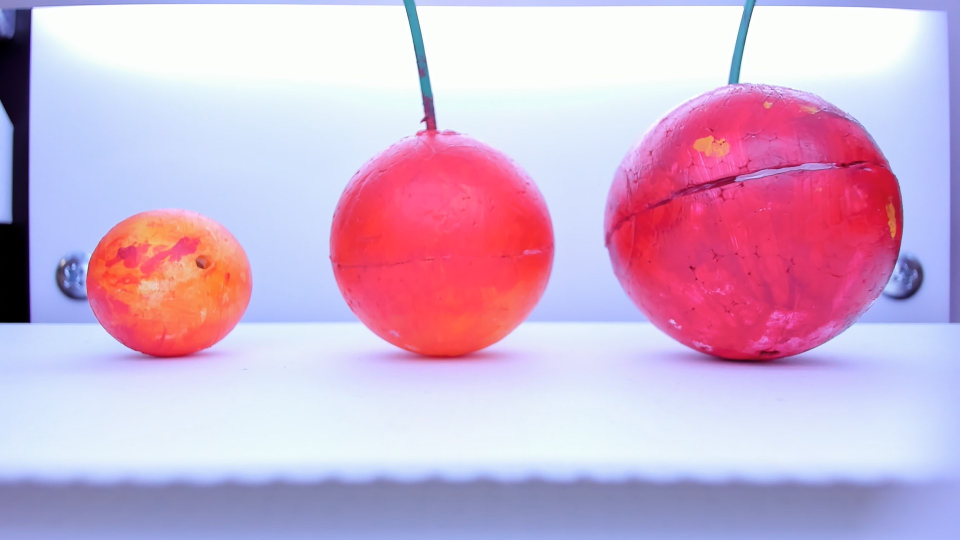
#> input picture hane_shu_toku.jpg, 1920 x 1080 px (shown at 1/2 size)
$ python size_indification_test.py
#> lines starting #> are read from the running program, lines starting #| are printed output that depends on the picture; after the words box and inside, x2 and y2 are one past the last pixel; in counts of white or black regions, pixels touching at a corner belong together
### picture.py
import os
os.environ["OPENCV_VIDEOIO_MSMF_ENABLE_HW_TRANSFORMS"] = "0"
import cv2
import numpy as np
import copy
import math

class picture():

    # ---------------------------------------------------------------

    use_masked_img = False

    # box+文字の色
    result_color_toku = (0, 0, 255)
    result_color_shu = (0, 165, 255)
    result_color_hane = (0, 255, 255)
    char_color = (0,0,0)
    size_guide_color = (255,0,0)

    # 文字サイズ
    fontscale = 1

    # 画素ずれ余裕(さくらんぼ領域-hsv抽出領域)
    area_offset = 50

    # 画素ずれ余裕(さくらんぼ位置引き継ぎ時x座標)
    continuity_x_offset = 30

    # hsv抽出範
    # サンプル果実用
    cherry_hsv_min = [145, 0, 0]
    cherry_hsv_max = [30, 255, 255]
    tokushu_hsv_min = [152, 120, 0]
    tokushu_hsv_max = [170, 255, 200]
    shu_hsv_min = [160, 168, 170]
    shu_hsv_max = [178, 255, 255]
    hane_hsv_min = [177, 0, 0]
    hane_hsv_max = [17, 255, 255]
    flower_pattern_hsv_min = [90, 50, 150]
    flower_pattern_hsv_max = [100, 255, 210]

    # [5 lines of commented-out code are left out]

    flower_area_min = 50

    # ---------------------------------------------------------------

    # リスト参照用
    H = 0
    S = 1
    V = 2

    cherry_infos = []
    old_cherry_infos = []

    original = None

    # hsv値域
    hsv_min = 0
    h_max = 179
    sv_max = 255

    def __init__(self, num, width, height, area_min=50000):
        self.num = num
        self.width = width
        self.height = height
        self.area_min = area_min
        pass

    # カメラ初期化, 設定
    # [6 lines left out: function cam_set, not called in this run]

    # カメラファイナライズ
    def cam_release(self):
        self.capture.release()

    # 画像取得+さくらんぼ領域取得
    # [6 lines left out: function get_img, not called in this run]

    # さくらんぼ領域取得
    def get_cherry_area(self, area_min):

        self.cherry_mask, self.masked_cherry, self.stats_cherry = self.detection(self.cherry_hsv_min, self.cherry_hsv_max, area_min = area_min)
        self.pic = {"original":self.original,
                    "cherry mask":self.cherry_mask,
                    "toku mask":None,
                    "shu mask":None,
                    "hane mask":None,
                    "flower pattern mask":None,
                    "masked cherry":self.masked_cherry,
                    "masked toku":None,
                    "masked shu":None,
                    "masked hane":None,
                    "masked flower pattern":None}

        self.old_cherry_infos = self.cherry_infos
        self.cherry_infos = []

        # さくらんぼ情報取得 (果実位置情報)
        self.cherry_label_infos = self.label_info(self.stats_cherry)
        for cherry_label_info in self.cherry_label_infos:

            # データ格納
            cherry_info = { "left":cherry_label_info["left"],
                            "right":cherry_label_info["right"],
                            "top":cherry_label_info["top"],
                            "bottom":cherry_label_info["bottom"],
                            "center_x":int(cherry_label_info["center_x"]),
                            "center_y":int(cherry_label_info["center_y"]),
                            "width":cherry_label_info["right"]-cherry_label_info["left"],
                            "height":cherry_label_info["bottom"]-cherry_label_info["top"],
                            "toku_area":0,
                            "shu_area":0,
                            "hane_area":0,
                            "grade":"",
                            "Floral_base_x":None,
                            "Floral_base_y":None,
                            "diameter_edge1_x":None,
                            "diameter_edge1_y":None,
                            "diameter_edge2_x":None,
                            "diameter_edge2_y":None,
                            "diameter_pixel":None,
                            "size":"",
                            "centered":False}

            # 位置情報の引き継ぎ
            for old_cherry_info in self.old_cherry_infos:
                if old_cherry_info["left"]-self.continuity_x_offset<cherry_info["center_x"] and cherry_info["center_x"]<old_cherry_info["right"]+self.continuity_x_offset:
                    cherry_info["centered"] = old_cherry_info["centered"]
                    cherry_info["grade"] = old_cherry_info["grade"]
                    cherry_info["size"] = old_cherry_info["size"]

            self.cherry_infos.append(cherry_info)

    # 花柄領域取得
    def get_flower_pattern_area(self, area_min):
        self.flower_pattern_mask, self.masked_flower_pattern, self.stats_flower_pattern = self.detection(self.flower_pattern_hsv_min, self.flower_pattern_hsv_max, area_min = area_min)
        self.pic["flower pattern mask"] = self.flower_pattern_mask
        self.pic["masked flower pattern"] = self.masked_flower_pattern

    # 赤道径取得
    # [171 lines left out: functions get_diameter, get_grade_color_area, draw_result, not called in this run]

    # 色領域取得
    def detection(self, range_min, range_max, area_min=None):
        mask, masked_img = self.mask(self.original, range_min, range_max)
        retval, labels, stats, centroids = cv2.connectedComponentsWithStats(mask)
        del_list = [0]
        if area_min != None:
            for i, row in enumerate(stats):
                if row[cv2.CC_STAT_AREA] < area_min:
                    del_list.append(i)
                    mask[labels==i] = 0
        stats = np.delete(stats, del_list, 0)
        if self.use_masked_img == True:
            masked_img[mask==0] = [0,0,0]
        else:
            masked_img = None
        return mask, masked_img, stats

    # hsv指定範囲でマスク処理
    def mask(self, img, range_min, range_max):
        hsv = cv2.cvtColor(img, cv2.COLOR_BGR2HSV)
        hsv_range_min_1, hsv_range_max_1, hsv_range_min_2, hsv_range_max_2 = self.consider_distant_range(range_min, range_max)
        mask1 = cv2.inRange(hsv, hsv_range_min_1, hsv_range_max_1)
        mask2 = cv2.inRange(hsv, hsv_range_min_2, hsv_range_max_2)
        mask = mask1 + mask2
        if self.use_masked_img == True:
            masked_img = cv2.bitwise_and(img, img, mask=mask)
        else:
            masked_img = None
        return mask, masked_img

    # hsv抽出範囲取得 (バンドカット対応)
    def consider_distant_range(self, range_min, range_max):

        h_min_1, h_max_1, h_min_2, h_max_2 = self.single_range(self.hsv_min, self.h_max, range_min[self.H], range_max[self.H])
        s_min_1, s_max_1, s_min_2, s_max_2 = self.single_range(self.hsv_min, self.sv_max, range_min[self.S], range_max[self.S])
        v_min_1, v_max_1, v_min_2, v_max_2 = self.single_range(self.hsv_min, self.sv_max, range_min[self.V], range_max[self.V])
        hsv_range_1_min = np.array([h_min_1, s_min_1, v_min_1])
        hsv_range_1_max = np.array([h_max_1, s_max_1, v_max_1])
        hsv_range_2_min = np.array([h_min_2, s_min_2, v_min_2])
        hsv_range_2_max = np.array([h_max_2, s_max_2, v_max_2])
        return hsv_range_1_min, hsv_range_1_max, hsv_range_2_min, hsv_range_2_max

    # h,s,v 単体抽出範囲取得 (バンドカット対応)
    def single_range(self, range_min, range_max, min, max):

        if min <= max:
            min_1 = min
            max_1 = max
            min_2 = min
            max_2 = max

        elif max < min:
            min_1 = range_min
            max_1 = max
            min_2 = min
            max_2 = range_max

        return min_1, max_1, min_2, max_2

    # ラベリング結果をリストで返す
    def label_info(self, stats):
        info = []
        for i, row in enumerate(stats):
            left = row[cv2.CC_STAT_LEFT]
            width = row[cv2.CC_STAT_WIDTH]
            top = row[cv2.CC_STAT_TOP]
            height = row[cv2.CC_STAT_HEIGHT]
            area = row[cv2.CC_STAT_AREA]
            right = left + width
            bottom = top+height
            center_x = left + width/2
            center_y = top + height/2
            info.append({"left":left, "right":right, "top":top, "bottom":bottom, "center_x":center_x, "center_y":center_y, "area":area})
        return info

# [38 lines that do not run on import are left out]

### size_indification_test.py
import cv2
import picture
import copy
import numpy as np
import math

draw_color = (255,0,0)

pic = picture.picture(0, 0, 0)
pic.use_masked_img = True
pic.original = cv2.imread("hane_shu_toku.jpg")
#> pic.original is the input picture: shape (1080, 1920, 3); mean B, G, R 208, 177.4, 207.9
pic.frame = pic.original
pic.get_cherry_area(pic.area_min)
#> in mask, `hsv = cv2.cvtColor(img, cv2.COLOR_BGR2HSV)`: hsv: shape (1080, 1920, 3); mean H, S, V 112.9, 75.2, 236.5
#> in mask, `mask1 = cv2.inRange(hsv, hsv_range_min_1, hsv_range_max_1)`:
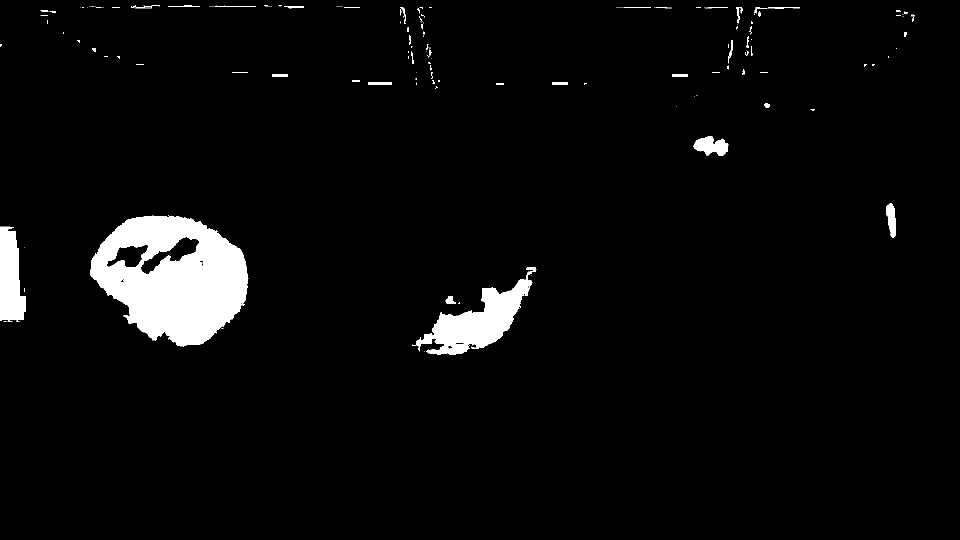
#> mask1: shape (1080, 1920) (shown at 1/2 size); 4% white; 180 white regions (120 under 20 px), largest, box (x1, y1, x2, y2) and area: (180, 431, 497, 693) 53928, (832, 534, 1072, 710) 15028, (0, 453, 52, 642) 7414
#> in mask, `mask2 = cv2.inRange(hsv, hsv_range_min_2, hsv_range_max_2)`: mask2: shape (1080, 1920); 20.2% white; 120 white regions (103 under 20 px), largest, box (x1, y1, x2, y2) and area: (1210, 173, 1806, 733) 247236, (659, 196, 1109, 729) 146337, (172, 419, 505, 723) 19972
#> in mask, `mask = mask1 + mask2`: mask: shape (1080, 1920); 24.2% white; 187 white regions (123 under 20 px), largest, box (x1, y1, x2, y2) and area: (1210, 173, 1806, 733) 250055, (659, 196, 1109, 729) 161699, (172, 419, 505, 723) 78996
#> in detection, `retval, labels, stats, centroids = cv2.connectedComponentsWithStats(ma..`:
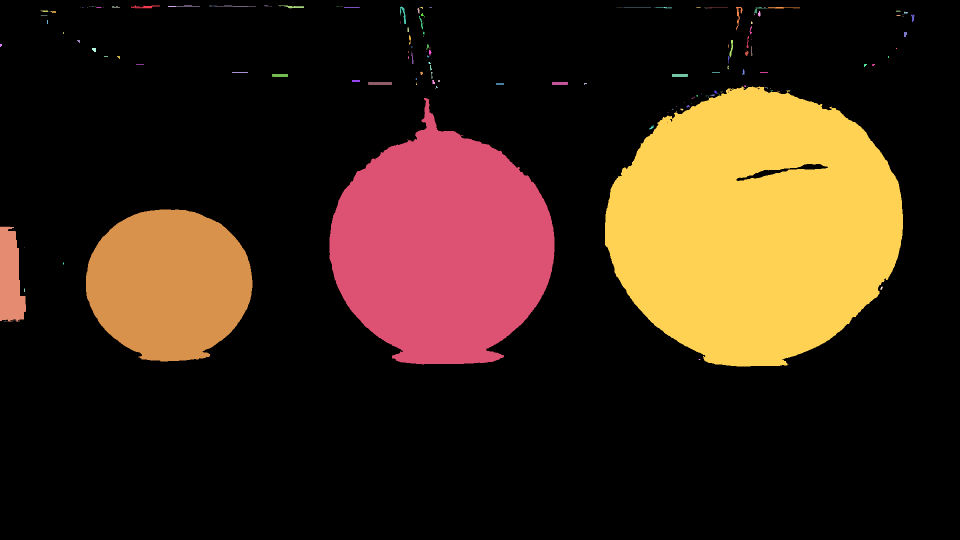
#> labels: shape (1080, 1920) int32 (shown at 1/2 size); 188 distinct labels, from 0 to 187; one colour per label, 0 black
#> in detection, `retval, labels, stats, centroids = cv2.connectedComponentsWithStats(ma..`: retval = 188; stats = 188 rows, first 6: [0, 0, 1920, 1080, 1571028], [262, 11, 58, 6, 180], [336, 11, 64, 3, 96], [418, 11, 1, 2, 2], [420, 11, 1, 2, 2], [422, 11, 1, 2, 2]; centroids = 188 pairs, first value 1.3 to 1825.3, second value 11 to 718.5
#> the loop in detection, `for i, row in enumerate(stats):` made 188 passes
#> after the loop in detection, `for i, row in enumerate(stats):`:
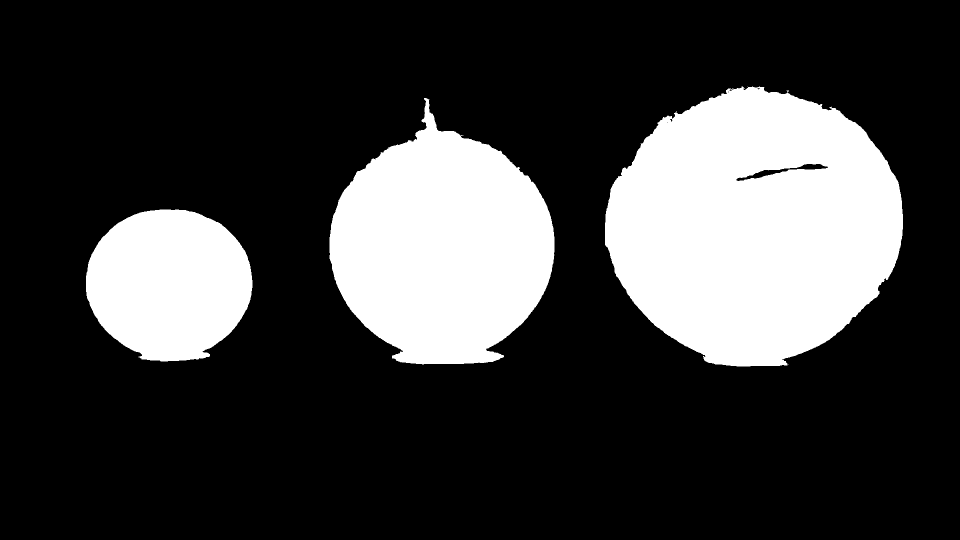
#> mask: shape (1080, 1920) (shown at 1/2 size); 23.7% white; 3 white regions, box (x1, y1, x2, y2) and area: (1210, 173, 1806, 733) 250055, (659, 196, 1109, 729) 161699, (172, 419, 505, 723) 78996
#> after the loop in detection, `for i, row in enumerate(stats):`: del_list = 185 values from 0 to 187
#> in detection, `stats = np.delete(stats, del_list, 0)`: stats = [[1210, 173, 596, 560, 250055], [659, 196, 450, 533, 161699], [172, 419, 333, 304, 78996]]
#> in detection, `masked_img[mask==0] = [0,0,0]`:
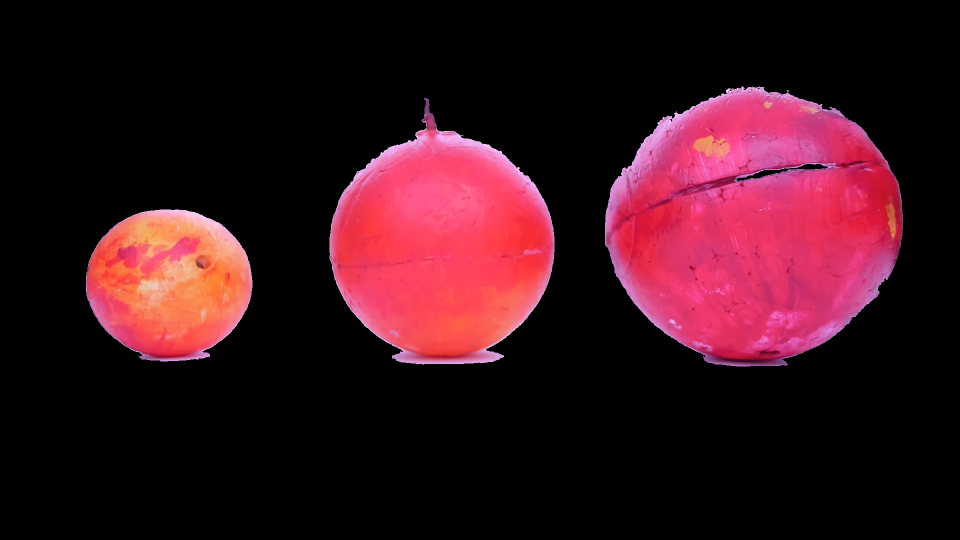
#> masked_img: shape (1080, 1920, 3) (shown at 1/2 size); mean B, G, R 26.8, 18.3, 54.9
#> in get_cherry_area, `self.cherry_mask, self.masked_cherry, self.stats_cherry = self.detecti..`: self.stats_cherry has the same summary as stats in detection
#> the loop in label_info, `for i, row in enumerate(stats):` made 3 passes
#> (row, left, width, top, height, area, right, bottom) on passes 1 to 3: ([1210, 173, 596, 560, 250055], 1210, 596, 173, 560, 250055, 1806, 733), ([659, 196, 450, 533, 161699], 659, 450, 196, 533, 161699, 1109, 729), ([172, 419, 333, 304, 78996], 172, 333, 419, 304, 78996, 505, 723)
#> after the loop in label_info, `for i, row in enumerate(stats):`: info = 3 items
#> the loop in get_cherry_area, `for cherry_label_info in self.cherry_label_infos:` made 3 passes
pic.get_flower_pattern_area(50)
#> call 2 of detection, with area_min = 50
#> in mask (call 2), `mask1 = cv2.inRange(hsv, hsv_range_min_1, hsv_range_max_1)`:
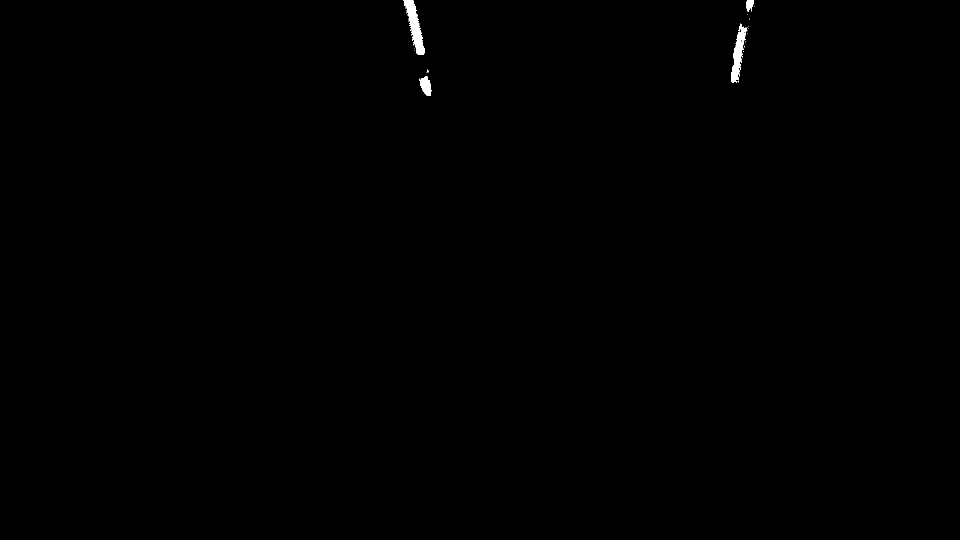
#> mask1: shape (1080, 1920) (shown at 1/2 size); 0.21% white; 55 white regions (51 under 20 px), largest, box (x1, y1, x2, y2) and area: (807, 0, 850, 110) 1862, (1462, 47, 1495, 165) 1543, (839, 152, 863, 192) 617, (1492, 0, 1508, 24) 267
#> in detection (call 2), `retval, labels, stats, centroids = cv2.connectedComponentsWithStats(ma..`: labels: shape (1080, 1920) int32; 56 distinct labels, from 0 to 55
#> in detection (call 2), `retval, labels, stats, centroids = cv2.connectedComponentsWithStats(ma..`: retval = 56; stats = 56 rows, first 6: [0, 0, 1920, 1080, 2069164], [807, 0, 43, 110, 1862], [1492, 0, 16, 24, 267], [810, 13, 1, 2, 2], [1508, 12, 1, 1, 1], [811, 17, 1, 1, 1]; centroids = 56 pairs, first value 810 to 1508, second value 9.12 to 540.5
#> the loop in detection (call 2), `for i, row in enumerate(stats):` made 56 passes
#> row on passes 1 to 12: [0, 0, 1920, 1080, 2069164], [807, 0, 43, 110, 1862], [1492, 0, 16, 24, 267], [810, 13, 1, 2, 2], [1508, 12, 1, 1, 1], [811, 17, 1, 1, 1], [812, 21, 1, 2, 2], [813, 25, 1, 2, 2], [814, 29, 1, 2, 2], [1495, 29, 1, 1, 1], [835, 33, 1, 2, 2], [816, 37, 1, 2, 2]
#> after the loop in detection (call 2), `for i, row in enumerate(stats):`: del_list = 52 values from 0 to 55
#> in detection (call 2), `stats = np.delete(stats, del_list, 0)`: stats = [[807, 0, 43, 110, 1862], [1492, 0, 16, 24, 267], [1462, 47, 33, 118, 1543], [839, 152, 24, 40, 617]]
#> in detection (call 2), `masked_img[mask==0] = [0,0,0]`:
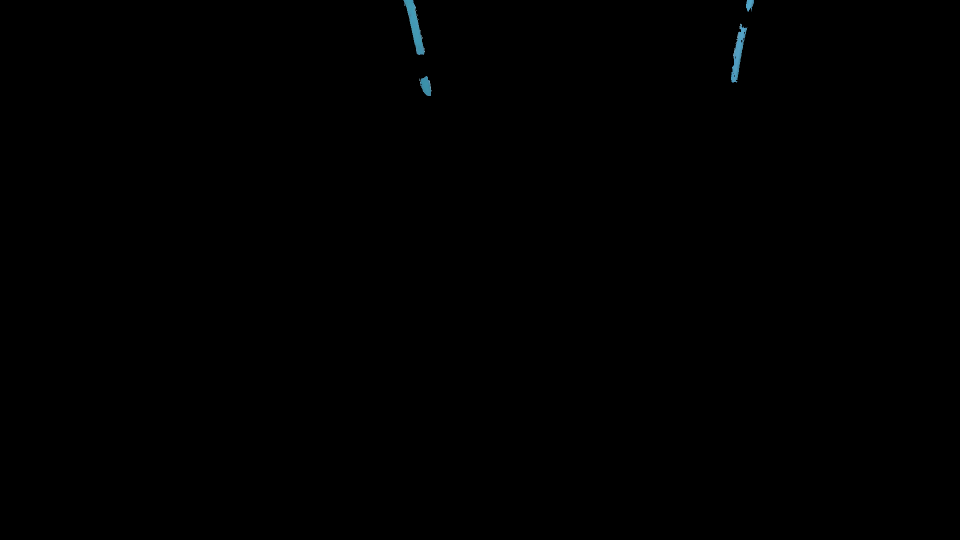
#> masked_img: shape (1080, 1920, 3) (shown at 1/2 size); mean B, G, R 0.4, 0.3, 0.2
#> in get_flower_pattern_area, `self.flower_pattern_mask, self.masked_flower_pattern, self.stats_flowe..`: self.stats_flower_pattern has the same summary as stats in detection

cv2.imshow("flower", pic.masked_flower_pattern)
cv2.imshow("cherry", pic.masked_cherry)

result = copy.copy(pic.original)

# contours, hierarchy = cv2.findContours(pic.flower_pattern_mask, cv2.RETR_EXTERNAL, cv2.CHAIN_APPROX_SIMPLE)


for cherry_info in pic.cherry_infos:

    # 花柄輪郭抽出
    contours, hierarchy = cv2.findContours(pic.flower_pattern_mask, cv2.RETR_EXTERNAL, cv2.CHAIN_APPROX_SIMPLE)

    # 果実中心座標
    cherry_x = int(cherry_info["center_x"])
    cherry_y = int(cherry_info["center_y"])

    # 果実中心ー花柄根本 最短距離計算→根本座標取得
    floral_base_dist_min = None
    floral_base_x = None
    floral_base_y = None
    for contour in contours:
        for floral_outline_xy in contour:
            x2 = floral_outline_xy[0][0]
            y2 = floral_outline_xy[0][1]
            d = math.sqrt((x2 - cherry_x) ** 2 + (y2 - cherry_y) ** 2)
            if floral_base_dist_min is None or d < floral_base_dist_min:
                floral_base_dist_min = d
                floral_base_x = x2
                floral_base_y = y2
    # print(floral_base_x, floral_base_y)

    # 花柄根本座標が遠すぎる場合は花柄無しとする
    if cherry_info["width"] < floral_base_dist_min:
        continue

    cv2.circle(result,center=(cherry_x,cherry_y),radius=10,color=draw_color,thickness=-1)
    cv2.circle(result,center=(floral_base_x,floral_base_y),radius=10,color=draw_color,thickness=3)
    cv2.line(result, (cherry_x, cherry_y), (floral_base_x, floral_base_y), draw_color, 3, cv2.LINE_4)

    # 赤道線(マスク用)1次関数計算
    a = (floral_base_y - cherry_y)/(floral_base_x - cherry_x)
    a = -(1/a)
    b = cherry_y - a*cherry_x
    pt1_x = int(cherry_info["left"] - cherry_info["width"]*0.1)
    pt1_y = int(a * pt1_x + b)
    pt2_x = int(cherry_info["right"] + cherry_info["width"]*0.1)
    pt2_y = int(a * pt2_x + b)
    # cv2.line(result, (pt1_x, pt1_y), (pt2_x, pt2_y), draw_color, 3, cv2.LINE_4)

    # 赤道線マスク画像生成
    mask=np.zeros((1080,1920),dtype=np.uint8)
    equator_mask = copy.copy(pic.cherry_mask)
    cv2.line(mask, (pt1_x, pt1_y), (pt2_x, pt2_y), 255, 1, cv2.LINE_4)
    equator_mask[mask==0] = [0]

    # 赤道径(pixel)取得
    contours, hierarchy = cv2.findContours(equator_mask, cv2.RETR_TREE, cv2.CHAIN_APPROX_SIMPLE)
    rect = cv2.minAreaRect(contours[0])
    box = cv2.boxPoints(rect)
    pt1_x=box[0][0]
    pt1_y=box[0][1]
    pt2_x=box[1][0]
    pt2_y=box[1][1]
    d = math.sqrt((pt2_x - pt1_x) ** 2 + (pt2_y - pt1_y) ** 2)
    # print(d)

    cv2.line(result, (int(pt1_x), int(pt1_y)), (int(pt2_x), int(pt2_y)), draw_color, 3, cv2.LINE_4)
#> this loop made 3 passes
#> (cherry_x, cherry_y, a, b) on passes 1 to 2: (1508, 453, -0.121, 635.6), (884, 462, -0.0849, 537)
#> (cherry_x, cherry_y) on pass 3: (338, 571)
#> equator_mask: shape (1080, 1920); 0.02% white in thin lines or dots, all inside (x1, y1, x2, y2) = (659, 443, 1104, 481)
#> mask: shape (1080, 1920); 0.03% white in thin lines or dots, all inside (x1, y1, x2, y2) = (614, 439, 1155, 485)
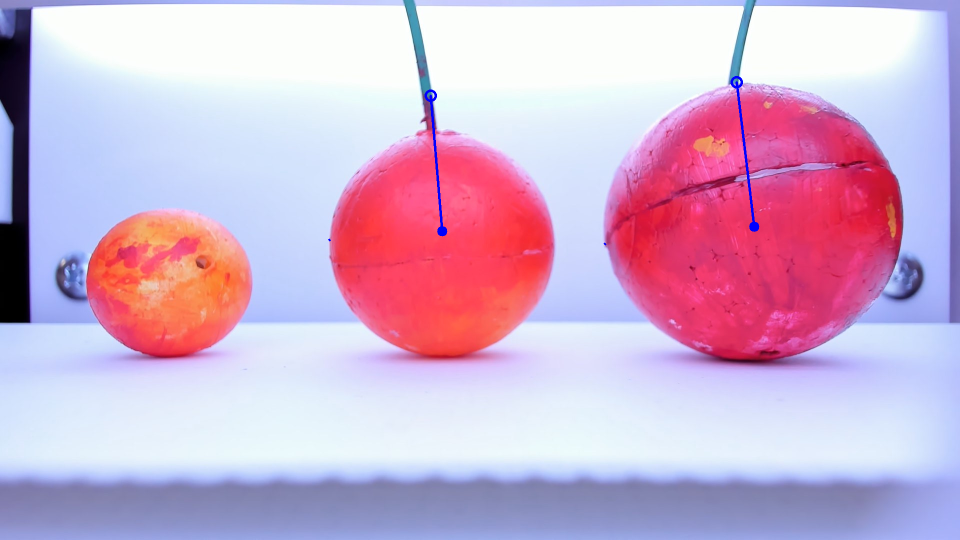
#> result: shape (1080, 1920, 3) (shown at 1/2 size); 0.19% of pixels changed, all inside (x1, y1, x2, y2) = (656, 152, 1519, 491)

cv2.imshow("result", result)
cv2.waitKey(0)
